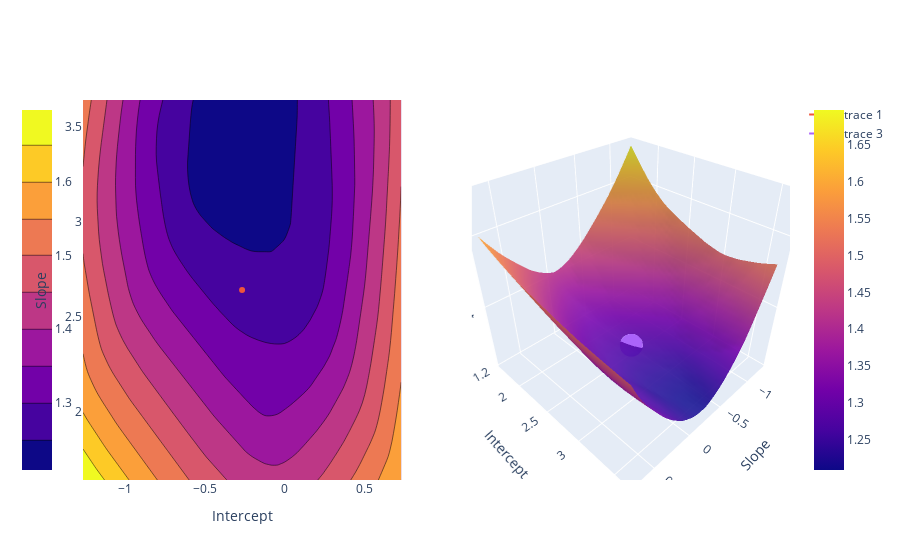

Notebook cell for this chart:
### Code cell
fig = make_subplots(rows=1, cols=2,
                    specs=[[{'type': 'contour'}, {'type': 'surface'}]])
# Make Contour Plot and Point
fig.add_trace(go.Contour(x=w0values, y=w1values, z=abs_loss_values, colorbar=dict(x=-.1)), row=1, col=1)
fig.add_trace(go.Scatter(x=[w_mse[0]], y=[w_mse[1]]), row=1, col=1)
# Make Surface Plot and Point
fig.add_trace(go.Surface(x=w0values, y=w1values, z=abs_loss_values, opacity=0.9), row=1, col=2)
fig.add_trace(go.Scatter3d(x=[w_mse[0]], y=[w_mse[1]], z=[abs_loss(y, model(w_mse,x))]), row=1, col=2)
# Cleanup Legend
fig.update_layout(scene=dict(xaxis=dict(title='Slope'), yaxis=dict(title='Intercept'), zaxis=dict(title="MSE Loss")))
fig.update_xaxes(title_text="Intercept", row=1, col=1)
fig.update_yaxes(title_text="Slope", row=1, col=1)
fig.update_layout(height=700)

### Figure 1 — Plotly figure (JSON) as saved in the notebook; plotly's stock layout.template omitted (floating-point values rounded to 4 significant figures; data arrays with more than 128 entries replaced by an {"elided": "..."} marker saying what was removed)
{"data": [{"autocontour": true, "colorbar": {"x": -0.1, "y": 0.5}, "contours": {"end": 1.65, "size": 0.05, "start": 1.25}, "type": "contour", "x": [-1.266, -1.226, -1.185, -1.144, -1.103, -1.062, -1.022, -0.9808, -0.94, -0.8992, -0.8583, -0.8175, -0.7767, -0.7359, -0.6951, -0.6543, -0.6134, -0.5726, -0.5318, -0.491, -0.4502, -0.4094, -0.3685, -0.3277, -0.2869, -0.2461, -0.2053, -0.1645, -0.1236, -0.08283, -0.04201, -0.001193, 0.03962, 0.08044, 0.1213, 0.1621, 0.2029, 0.2437, 0.2845, 0.3253, 0.3662, 0.407, 0.4478, 0.4886, 0.5294, 0.5702, 0.6111, 0.6519, 0.6927, 0.7335], "xaxis": "x", "y": [1.642, 1.683, 1.724, 1.764, 1.805, 1.846, 1.887, 1.928, 1.968, 2.009, 2.05, 2.091, 2.132, 2.172, 2.213, 2.254, 2.295, 2.336, 2.377, 2.417, 2.458, 2.499, 2.54, 2.581, 2.621, 2.662, 2.703, 2.744, 2.785, 2.826, 2.866, 2.907, 2.948, 2.989, 3.03, 3.07, 3.111, 3.152, 3.193, 3.234, 3.275, 3.315, 3.356, 3.397, 3.438, 3.479, 3.519, 3.56, 3.601, 3.642], "yaxis": "y", "z": {"elided": "50x50 float values"}}, {"type": "scatter", "x": [-0.2665], "xaxis": "x", "y": [2.642], "yaxis": "y"}, {"opacity": 0.9, "scene": "scene", "type": "surface", "x": [-1.266, -1.226, -1.185, -1.144, -1.103, -1.062, -1.022, -0.9808, -0.94, -0.8992, -0.8583, -0.8175, -0.7767, -0.7359, -0.6951, -0.6543, -0.6134, -0.5726, -0.5318, -0.491, -0.4502, -0.4094, -0.3685, -0.3277, -0.2869, -0.2461, -0.2053, -0.1645, -0.1236, -0.08283, -0.04201, -0.001193, 0.03962, 0.08044, 0.1213, 0.1621, 0.2029, 0.2437, 0.2845, 0.3253, 0.3662, 0.407, 0.4478, 0.4886, 0.5294, 0.5702, 0.6111, 0.6519, 0.6927, 0.7335], "y": [1.642, 1.683, 1.724, 1.764, 1.805, 1.846, 1.887, 1.928, 1.968, 2.009, 2.05, 2.091, 2.132, 2.172, 2.213, 2.254, 2.295, 2.336, 2.377, 2.417, 2.458, 2.499, 2.54, 2.581, 2.621, 2.662, 2.703, 2.744, 2.785, 2.826, 2.866, 2.907, 2.948, 2.989, 3.03, 3.07, 3.111, 3.152, 3.193, 3.234, 3.275, 3.315, 3.356, 3.397, 3.438, 3.479, 3.519, 3.56, 3.601, 3.642], "z": {"elided": "50x50 float values"}}, {"scene": "scene", "type": "scatter3d", "x": [-0.2665], "y": [2.642], "z": [1.273]}], "layout": {"autosize": true, "scene": {"aspectmode": "auto", "aspectratio": {"x": 1, "y": 1, "z": 1}, "domain": {"x": [0.55, 1], "y": [0, 1]}, "xaxis": {"title": {"text": "Slope"}, "type": "linear"}, "yaxis": {"title": {"text": "Intercept"}, "type": "linear"}, "zaxis": {"title": {"text": "MSE Loss"}}}, "xaxis": {"anchor": "y", "autorange": true, "domain": [0, 0.45], "range": [-1.266, 0.7335], "title": {"text": "Intercept"}, "type": "linear"}, "yaxis": {"anchor": "x", "autorange": true, "domain": [0, 1], "range": [1.642, 3.642], "title": {"text": "Slope"}, "type": "linear"}}}
